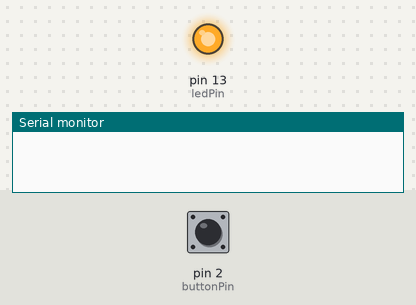
A sketch run on a simulated Arduino Uno, built with avr-gcc and run on an emulated ATmega328P. Shown: output pins drawn as LEDs (lit = HIGH), the last lines printed to the serial monitor. The test bench sets the inputs (shaded band); at power-on: pin 2 (buttonPin) LOW.

Above: at 1.2 s.
1.3 s: pin 2 (buttonPin) pulled HIGH for 0.15 s
At 2.4 s:
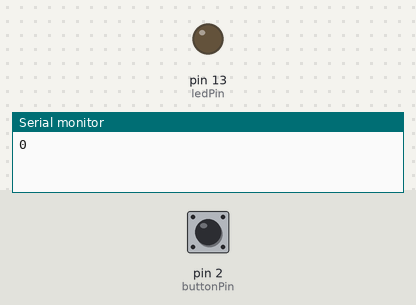
2.9 s: pin 2 (buttonPin) pulled HIGH for 1 s
At 4.9 s:
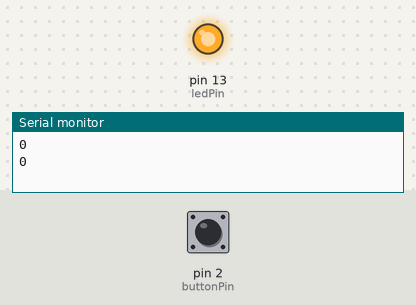
5.4 s: pin 2 (buttonPin) pulled HIGH for 3.2 s
At 9.7 s:
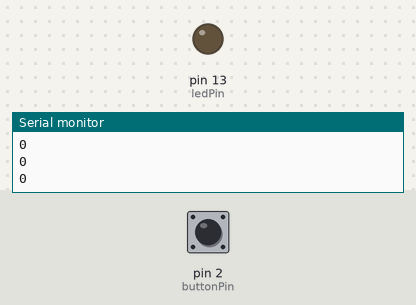
Timing chart, 0 to 11.2 s (numbered marks = the images above; inputs shaded):
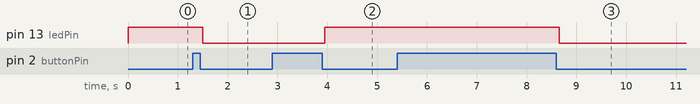

The sketch:

debounce.ino
```cpp
const int buttonPin = 2;    // the number of the pushbutton pin
const int ledPin = 13;      // the number of the LED pin

// Variables will change:
int ledState = HIGH;         // the current state of the output pin
int buttonState;             // the current reading from the input pin
int lastButtonState = LOW;   // the previous reading from the input pin

// the following variables are unsigned longs because the time, measured in
// milliseconds, will quickly become a bigger number than can be stored in an int.
unsigned long lastDebounceTime = 0;  // the last time the output pin was toggled
unsigned long debounceDelay = 50;    // the debounce time; increase if the output flickers

void setup() {
  pinMode(buttonPin, INPUT);
  pinMode(ledPin, OUTPUT);

  // set initial LED state
  digitalWrite(ledPin, ledState);

  Serial.begin(9600);
}

void loop() {
  boolean ex = debounce(buttonPin);
  digitalWrite(ledPin,ex);

}


boolean debounce(int pin)
{
  int reading = digitalRead(pin);


  if (reading != lastButtonState) {

    lastDebounceTime = millis();
  }

  if ((millis() - lastDebounceTime) > debounceDelay) {

    if (reading != buttonState) {
      buttonState = reading;


      if (buttonState == LOW) {
        ledState = !ledState;
        Serial.println(buttonState);
      }
    }
  }


  //digitalWrite(ledPin, ledState);


  lastButtonState = reading;

  return ledState;
}
```

Measured:
- after the input at 1.3 s, pin 13 (ledPin): HIGH → LOW after 0.20 s
- after the input at 2.9 s, pin 13 (ledPin): LOW → HIGH after 1.1 s
- after the input at 5.4 s, pin 13 (ledPin): HIGH → LOW after 3.3 s
